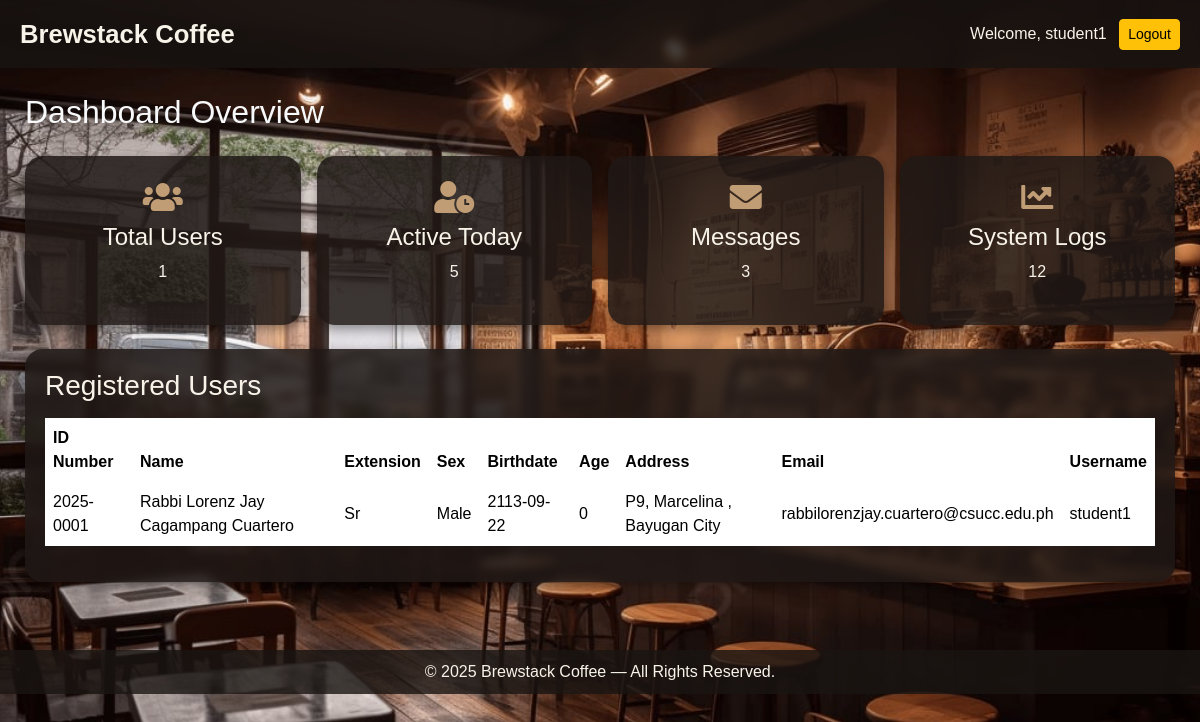
Page /php/dashboard.php (signed in) on the committed database.
### tables this page shows
CREATE TABLE `users` (
  `id` int(11) NOT NULL,
  `id_number` varchar(20) NOT NULL,
  `first_name` varchar(50) NOT NULL,
  `middle_name` varchar(50) DEFAULT NULL,
  `last_name` varchar(50) NOT NULL,
  `extension_name` varchar(10) DEFAULT NULL,
  `extension_other` varchar(10) DEFAULT NULL,
  `sex` enum('Male','Female') NOT NULL,
  `birthdate` date NOT NULL,
  `age` int(11) NOT NULL,
  `purok` varchar(50) NOT NULL,
  `barangay` varchar(50) NOT NULL,
  `city` varchar(50) NOT NULL,
  `province` varchar(50) NOT NULL,
  `country` varchar(50) NOT NULL,
  `zip_code` varchar(10) NOT NULL,
  `email` varchar(100) NOT NULL,
  `username` varchar(50) NOT NULL,
  `password_hash` varchar(255) NOT NULL,
  `a1_question` varchar(100) NOT NULL,
  `a1_answer` varchar(100) NOT NULL,
  `a2_question` varchar(100) NOT NULL,
  `a2_answer` varchar(100) NOT NULL,
  `a3_question` varchar(100) NOT NULL,
  `a3_answer` varchar(100) NOT NULL,
  `created_at` timestamp NOT NULL DEFAULT current_timestamp()
);

### php/dashboard.php (the view, shortened to what this page needs)
<?php
include __DIR__ . '/../config/db.php';
$stmt = $pdo->query("SELECT * FROM users ORDER BY id_number ASC");
$users = $stmt->fetchAll();
$totalUsers = count($users);
?>
<!DOCTYPE html>
<html lang="en">
<head>
<link href="https://cdn.jsdelivr.net/npm/bootstrap@5.3.2/dist/css/bootstrap.min.css" rel="stylesheet">
<link rel="stylesheet" href="https://cdnjs.cloudflare.com/ajax/libs/font-awesome/5.15.4/css/all.min.css">
</head>
<body>
<header>
    <a href="dashboard.php" class="nav-brand">Brewstack Coffee</a>
    <div>
        Welcome, <?= htmlspecialchars($_SESSION['username']) ?>
        <form method="post" action="logout.php" style="display:inline;">
            <button class="btn btn-warning btn-sm ms-2">Logout</button>
        </form>
    </div>
</header>
<div class="dashboard-wrapper">
    <h2 class="text-light mb-4">Dashboard Overview</h2>
    <div class="row g-3">
        <div class="col-md-3">
            <div class="card-box">
                <i class="fas fa-users"></i>
                <h4>Total Users</h4>
                <p><?= $totalUsers ?></p>
            </div>
        </div>
        <div class="col-md-3">
            <div class="card-box">
                <i class="fas fa-user-clock"></i>
                <h4>Active Today</h4>
                <p>5</p>
            </div>
        </div>
        <div class="col-md-3">
            <div class="card-box">
                <i class="fas fa-envelope"></i>
                <h4>Messages</h4>
                <p>3</p>
            </div>
        </div>
        <div class="col-md-3">
            <div class="card-box">
                <i class="fas fa-chart-line"></i>
                <h4>System Logs</h4>
                <p>12</p>
            </div>
        </div>
    </div>
    <div class="table-container mt-4">
        <h3 class="mb-3">Registered Users</h3>
        <div class="table-responsive">
            <table class="table table-borderless table-hover align-middle">
                <thead>
                    <tr>
                        <th>ID Number</th>
                        <th>Name</th>
                        <th>Extension</th>
                        <th>Sex</th>
                        <th>Birthdate</th>
                        <th>Age</th>
                        <th>Address</th>
                        <th>Email</th>
                        <th>Username</th>
                    </tr>
                </thead>
                <tbody>
                    <?php if (!empty($users)): ?>
                        <?php foreach ($users as $user): ?>
                            <tr>
                                <td><?= htmlspecialchars($user['id_number']) ?></td>
                                <td><?= htmlspecialchars($user['first_name'].' '.$user['middle_name'].' '.$user['last_name']) ?></td>
                                <td><?= htmlspecialchars($user['extension_name']) ?></td>
                                <td><?= htmlspecialchars($user['sex']) ?></td>
                                <td><?= htmlspecialchars($user['birthdate']) ?></td>
                                <td><?= htmlspecialchars($user['age']) ?></td>
                                <td><?= htmlspecialchars($user['purok'].', '.$user['barangay'].', '.$user['city']) ?></td>
                                <td><?= htmlspecialchars($user['email']) ?></td>
                                <td><?= htmlspecialchars($user['username']) ?></td>
                            </tr>
                        <?php endforeach; ?>
                    <?php else: ?>
                        <tr><td colspan="9" class="text-center">No users found.</td></tr>
                    <?php endif; ?>
                </tbody>
            </table>
        </div>
    </div>
</div>
<footer>
    &copy; 2025 Brewstack Coffee — All Rights Reserved.
</footer>
</body>
</html>

### php/dashboard.php (style rules this page uses)
body { font-family: Arial, sans-serif; background: url("../image/pngtree-coffee-shop-with-many-wooden-tables-and-chairs-picture-image_2611848.jpg.jpg") no-repeat center center/cover; min-height: 100vh; margin: 0; }
header { background: #1a1412cc; backdrop-filter: blur(4px); padding: 15px 20px; color: #f8f3e9; display: flex; justify-content: space-between; align-items: center; }
.nav-brand { font-size: 1.6rem; font-weight: bold; color: #f8f3e9; text-decoration: none; }
.dashboard-wrapper { padding: 25px; max-width: 1200px; margin: auto; }
.card-box { background: rgba(31, 24, 22, 0.85); padding: 25px; border-radius: 18px; text-align: center; color: #f8f3e9; box-shadow: 0 4px 12px rgba(0,0,0,0.4); transition: 0.2s; }
.card-box i { font-size: 32px; color: #c09d74; margin-bottom: 10px; }
.table-container { margin-top: 25px; background: rgba(31, 24, 22, 0.85); backdrop-filter: blur(4px); padding: 20px; border-radius: 18px; box-shadow: 0 4px 12px rgba(0,0,0,0.4); color: #f8f3e9; }
table { width: 100%; }
thead th { background: #4e342e; color: #f8f3e9; padding: 10px; }
tbody td { padding: 10px; color: #f8f3e9; }
footer { text-align: center; padding: 10px; margin-top: 43px; background: #1a1412cc; color: #f8f3e9; }

### rows in the picture
users: id_number "2025-0001", first_name+middle_name+last_name "Rabbi Lorenz Jay Cagampang Cuartero", extension_name "Sr", sex "Male", birthdate "2113-09-22", age "0", purok+barangay+city "P9, Marcelina , Bayugan City", email "rabbilorenzjay.cuartero@csucc.edu.ph", username "student1"

### other values in the picture
$_SESSION['username'] "student1"
$totalUsers "1"
